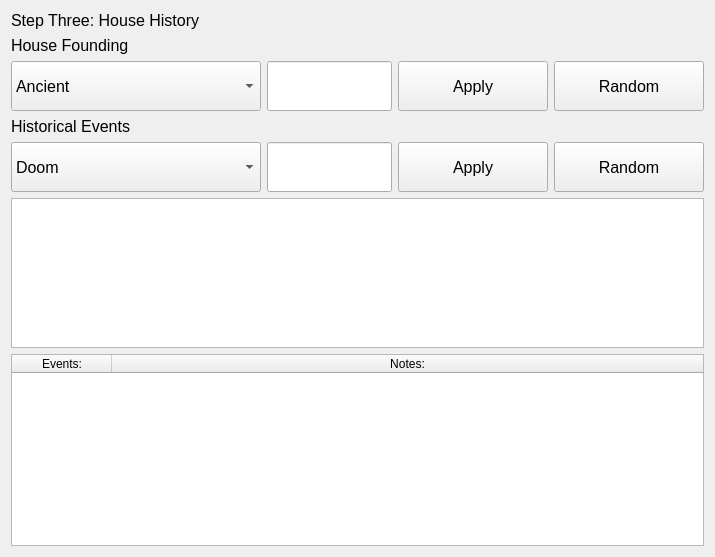
         <widget class="QWidget" name="page_3">
          <layout class="QVBoxLayout" name="verticalLayout_8">
           <item>
            <widget class="QLabel" name="label_5">
             <property name="font">
              <font>
               <pointsize>12</pointsize>
              </font>
             </property>
             <property name="text">
              <string>Step Three: House History</string>
             </property>
            </widget>
           </item>
           <item>
            <widget class="QLabel" name="label_6">
             <property name="font">
              <font>
               <pointsize>12</pointsize>
              </font>
             </property>
             <property name="text">
              <string>House Founding</string>
             </property>
            </widget>
           </item>
           <item>
            <layout class="QHBoxLayout" name="horizontalLayout_4">
             <item>
              <widget class="QComboBox" name="foundingComboBox">
               <property name="minimumSize">
                <size>
                 <width>250</width>
                 <height>50</height>
                </size>
               </property>
               <property name="font">
                <font>
                 <pointsize>12</pointsize>
                </font>
               </property>
               <item>
                <property name="text">
                 <string>Ancient</string>
                </property>
               </item>
               <item>
                <property name="text">
                 <string>Very Old</string>
                </property>
               </item>
               <item>
                <property name="text">
                 <string>Old</string>
                </property>
               </item>
               <item>
                <property name="text">
                 <string>Established</string>
                </property>
               </item>
               <item>
                <property name="text">
                 <string>Recent</string>
                </property>
               </item>
               <item>
                <property name="text">
                 <string>New</string>
                </property>
               </item>
              </widget>
             </item>
             <item>
              <widget class="QLineEdit" name="foundingExampleLineEdit">
               <property name="minimumSize">
                <size>
                 <width>0</width>
                 <height>50</height>
                </size>
               </property>
               <property name="font">
                <font>
                 <pointsize>10</pointsize>
                </font>
               </property>
               <property name="readOnly">
                <bool>true</bool>
               </property>
              </widget>
             </item>
             <item>
              <widget class="QPushButton" name="foundingApplyButton">
               <property name="sizePolicy">
                <sizepolicy hsizetype="Expanding" vsizetype="Expanding">
                 <horstretch>0</horstretch>
                 <verstretch>0</verstretch>
                </sizepolicy>
               </property>
               <property name="minimumSize">
                <size>
                 <width>150</width>
                 <height>50</height>
                </size>
               </property>
               <property name="maximumSize">
                <size>
                 <width>150</width>
                 <height>50</height>
                </size>
               </property>
               <property name="font">
                <font>
                 <pointsize>12</pointsize>
                </font>
               </property>
               <property name="text">
                <string>Apply</string>
               </property>
              </widget>
             </item>
             <item>
              <widget class="QPushButton" name="foundingRandomButton">
               <property name="sizePolicy">
                <sizepolicy hsizetype="Expanding" vsizetype="Expanding">
                 <horstretch>0</horstretch>
                 <verstretch>0</verstretch>
                </sizepolicy>
               </property>
               <property name="minimumSize">
                <size>
                 <width>150</width>
                 <height>50</height>
                </size>
               </property>
               <property name="maximumSize">
                <size>
                 <width>150</width>
                 <height>50</height>
                </size>
               </property>
               <property name="font">
                <font>
                 <pointsize>12</pointsize>
                </font>
               </property>
               <property name="text">
                <string>Random</string>
               </property>
              </widget>
             </item>
            </layout>
           </item>
           <item>
            <widget class="QLabel" name="label_7">
             <property name="font">
              <font>
               <pointsize>12</pointsize>
              </font>
             </property>
             <property name="text">
              <string>Historical Events</string>
             </property>
            </widget>
           </item>
           <item>
            <layout class="QHBoxLayout" name="horizontalLayout_5">
             <item>
              <widget class="QComboBox" name="eventComboBox">
               <property name="minimumSize">
                <size>
                 <width>250</width>
                 <height>50</height>
                </size>
               </property>
               <property name="font">
                <font>
                 <pointsize>12</pointsize>
                </font>
               </property>
               <item>
                <property name="text">
                 <string>Doom</string>
                </property>
               </item>
               <item>
                <property name="text">
                 <string>Defeat</string>
                </property>
               </item>
               <item>
                <property name="text">
                 <string>Catastrophe</string>
                </property>
               </item>
               <item>
                <property name="text">
                 <string>Madness</string>
                </property>
               </item>
               <item>
                <property name="text">
                 <string>Invasion / Revolt</string>
                </property>
               </item>
               <item>
                <property name="text">
                 <string>Scandal</string>
                </property>
               </item>
               <item>
                <property name="text">
                 <string>Treachery</string>
                </property>
               </item>
               <item>
                <property name="text">
                 <string>Decline</string>
                </property>
               </item>
               <item>
                <property name="text">
                 <string>Infrastructure</string>
                </property>
               </item>
               <item>
                <property name="text">
                 <string>Ascent</string>
                </property>
               </item>
               <item>
                <property name="text">
                 <string>Favor</string>
                </property>
               </item>
               <item>
                <property name="text">
                 <string>Victory</string>
                </property>
               </item>
               <item>
                <property name="text">
                 <string>Villain</string>
                </property>
               </item>
               <item>
                <property name="text">
                 <string>Glory</string>
                </property>
               </item>
               <item>
                <property name="text">
                 <string>Conquest</string>
                </property>
               </item>
               <item>
                <property name="text">
                 <string>Windfall</string>
                </property>
               </item>
              </widget>
             </item>
             <item>
              <widget class="QLineEdit" name="eventInfoLineEdit">
               <property name="minimumSize">
                <size>
                 <width>0</width>
                 <height>50</height>
                </size>
               </property>
               <property name="readOnly">
                <bool>true</bool>
               </property>
              </widget>
             </item>
             <item>
              <widget class="QPushButton" name="eventApplyButton">
               <property name="sizePolicy">
                <sizepolicy hsizetype="Expanding" vsizetype="Expanding">
                 <horstretch>0</horstretch>
                 <verstretch>0</verstretch>
                </sizepolicy>
               </property>
               <property name="minimumSize">
                <size>
                 <width>150</width>
                 <height>50</height>
                </size>
               </property>
               <property name="maximumSize">
                <size>
                 <width>150</width>
                 <height>50</height>
                </size>
               </property>
               <property name="font">
                <font>
                 <pointsize>12</pointsize>
                </font>
               </property>
               <property name="text">
                <string>Apply</string>
               </property>
              </widget>
             </item>
             <item>
              <widget class="QPushButton" name="eventRandomButton">
               <property name="sizePolicy">
                <sizepolicy hsizetype="Expanding" vsizetype="Expanding">
                 <horstretch>0</horstretch>
                 <verstretch>0</verstretch>
                </sizepolicy>
               </property>
               <property name="minimumSize">
                <size>
                 <width>150</width>
                 <height>50</height>
                </size>
               </property>
               <property name="maximumSize">
                <size>
                 <width>150</width>
                 <height>50</height>
                </size>
               </property>
               <property name="font">
                <font>
                 <pointsize>12</pointsize>
                </font>
               </property>
               <property name="text">
                <string>Random</string>
               </property>
              </widget>
             </item>
            </layout>
           </item>
           <item>
            <widget class="QTextEdit" name="eventDescriptionTextEdit">
             <property name="sizePolicy">
              <sizepolicy hsizetype="Expanding" vsizetype="Maximum">
               <horstretch>0</horstretch>
               <verstretch>0</verstretch>
              </sizepolicy>
             </property>
             <property name="maximumSize">
              <size>
               <width>16777215</width>
               <height>150</height>
              </size>
             </property>
             <property name="font">
              <font>
               <pointsize>12</pointsize>
              </font>
             </property>
             <property name="readOnly">
              <bool>true</bool>
             </property>
             <property name="html">
              <string>&lt;!DOCTYPE HTML PUBLIC &quot;-//W3C//DTD HTML 4.0//EN&quot; &quot;http://www.w3.org/TR/REC-html40/strict.dtd&quot;&gt;
&lt;html&gt;&lt;head&gt;&lt;meta name=&quot;qrichtext&quot; content=&quot;1&quot; /&gt;&lt;style type=&quot;text/css&quot;&gt;
p, li { white-space: pre-wrap; }
&lt;/style&gt;&lt;/head&gt;&lt;body style=&quot; font-family:'MS Shell Dlg 2'; font-size:12pt; font-weight:400; font-style:normal;&quot;&gt;
&lt;p style=&quot;-qt-paragraph-type:empty; margin-top:0px; margin-bottom:0px; margin-left:0px; margin-right:0px; -qt-block-indent:0; text-indent:0px; font-size:8.25pt;&quot;&gt;&lt;br /&gt;&lt;/p&gt;&lt;/body&gt;&lt;/html&gt;</string>
             </property>
            </widget>
           </item>
           <item>
            <widget class="QTableWidget" name="eventTableWidget">
             <property name="sizePolicy">
              <sizepolicy hsizetype="Expanding" vsizetype="MinimumExpanding">
               <horstretch>0</horstretch>
               <verstretch>0</verstretch>
              </sizepolicy>
             </property>
             <attribute name="horizontalHeaderStretchLastSection">
              <bool>true</bool>
             </attribute>
             <column>
              <property name="text">
               <string>Events:</string>
              </property>
             </column>
             <column>
              <property name="text">
               <string>Notes:</string>
              </property>
             </column>
            </widget>
           </item>
          </layout>
         </widget>
